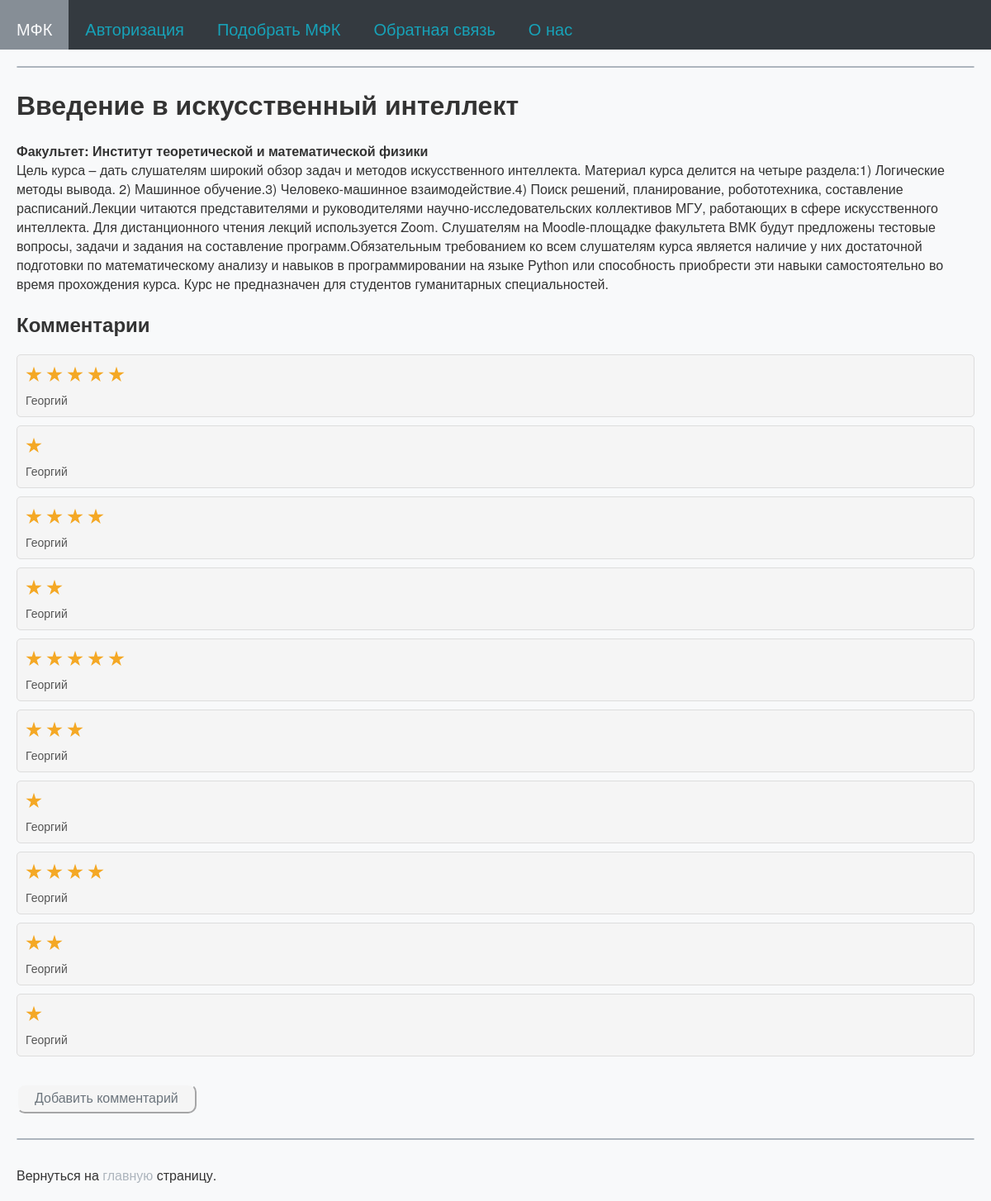
The page /mfk/221 on the database as committed earlier.
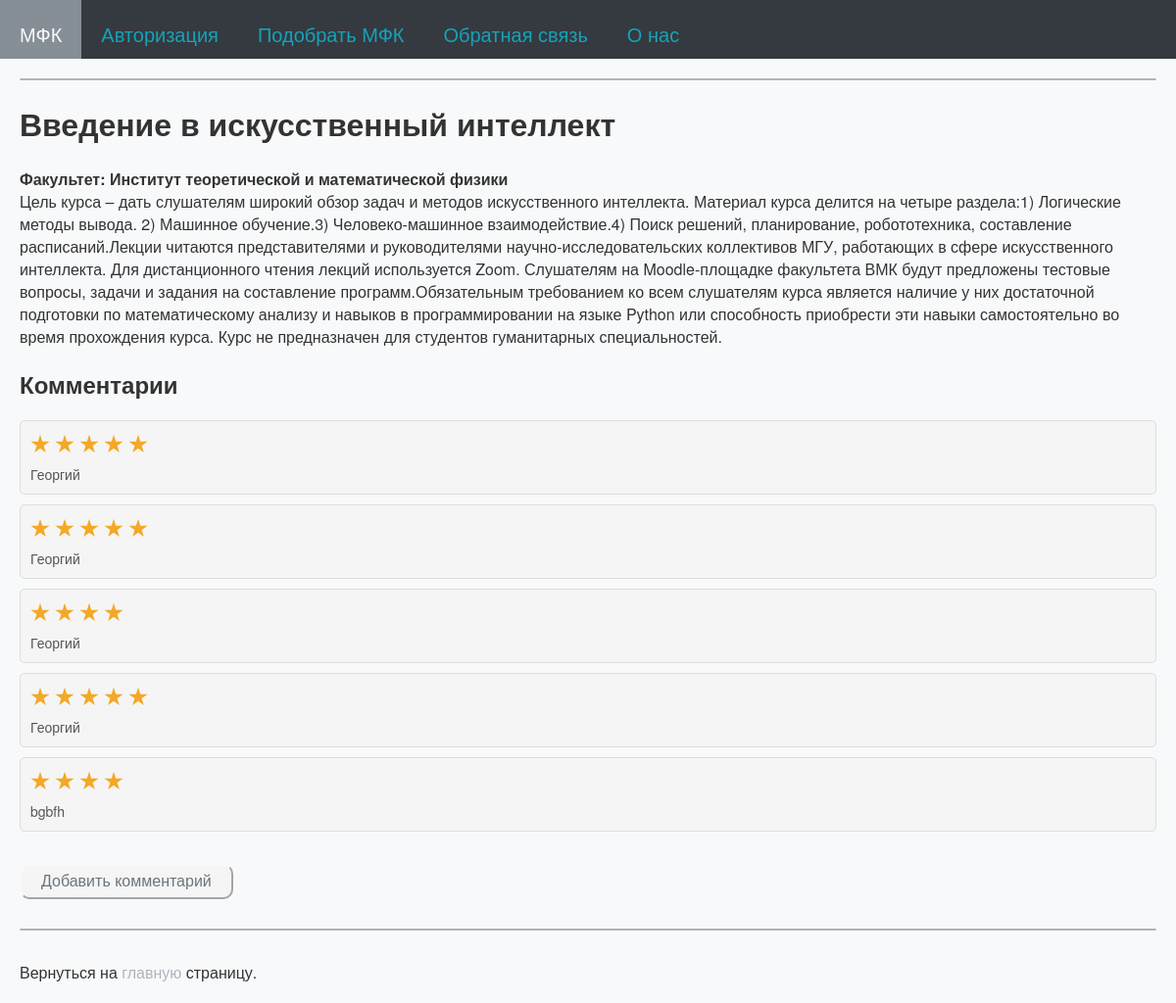
The same page on the database as committed later.
### tables this page shows
CREATE TABLE comments (
id integer PRIMARY KEY AUTOINCREMENT,
username text,
text text,
mfkname text,
score text,
mfktitle text
);

### testApp.py (the view)
@app.route("/mfk/<alias>", methods=['GET', 'POST'])
def showMfk(alias):
    mfk = dbase.getMfk(alias)
    if not mfk:
        abort(404)
        abort(404)
    my_comments = dbase.getComment(alias)
    for my in my_comments:
        print("comments = ", my)
    print("altype = ", type(alias))
    print("comments = ", mfk)
    stars_numb = 3
    return render_template('mfk.html', menu=menu, mfk=mfk, alias=alias, my_comments=dbase.getComment(alias), stars_numb=stars_numb)

### FDataBase.py (called while the page is built)
    def getMfk(self, alias):
        try:
            self.__cur.execute(f"SELECT name, faculty, desc, online FROM mfk WHERE id LIKE '{alias}' LIMIT 1")
            res = self.__cur.fetchone()
            if res:
                return res
        except sqlite3.Error as e:
            print("Ошибка получения статьи из БД " + str(e))
        return (False, False)

    def getComment(self, alias):
        try:
            self.__cur.execute(f"SELECT username, text, mfkname, score FROM comments WHERE mfkname LIKE {alias}")
            res = self.__cur.fetchall()
            if res:
                return res
        except sqlite3.Error as e:
            print("Ошибка получения статьи из БД " + str(e))
        return ()

### testApp.py (called while the page is built)
def connect_db():
    conn = sqlite3.connect(app.config['DATABASE'])
    conn.row_factory = sqlite3.Row
    return conn

def get_db():
    if not hasattr(g, 'link_db'):
        g.link_db = connect_db()
    return g.link_db

@app.before_request
def before_request():
    global dbase
    db = get_db()
    dbase = FDataBase(db)

### templates/mfk.html (shortened to what this page needs)
{% extends 'index.html' %}
{% block content %}
    <p class="title">
        <h1>{{ mfk.name }}</h1>
        <b>Факультет: {{ mfk.faculty }}</b>
        <br>{{ mfk.desc }}
    </p>
    <h2>Комментарии</h2>
    <ul class="list-comments">
        {% for m in my_comments %}
            <li>
                <p class="title">
                    <div class="comment_stars_background comment_container container">
                      <div class="comment_stars_background container__items">
                        {% for i in range(m.score|int) %}
                          <label class="comment_stars_background my_label" for="">
                            <div class="star-stroke">
                            </div>
                          </label>
                        {% endfor %}
                      </div>
                    </div>
                <p class="annonce">{{m.username}}<br>{{ m.text }}</p>
            </li>
        {% endfor %}
    </ul>
<br>
    <a class="my_a" href="{{ url_for('addComment', alias=alias)}}"><button class="my_btn">Добавить комментарий</button></a>
{% endblock %}

Rows that differ between the two databases and show on the page:
no longer on this page (row edited): comments: score "5" (drawn), username "Георгий"
no longer on this page (row edited): comments: score "3" (drawn), username "Георгий"
no longer on this page (row edited): comments: score "1" (drawn), username "Георгий"
no longer on this page (row edited): comments: score "4" (drawn), username "Георгий"
removed comments: score "1" (drawn), username "Георгий"
changed comments (number 2 of 5 on the later page): score "1" → "5" (drawn)
changed comments (number 4 of 5 on the later page): score "2" → "5" (drawn)
changed comments: score "2" → "4" (drawn); username "Георгий" → "bgbfh"
